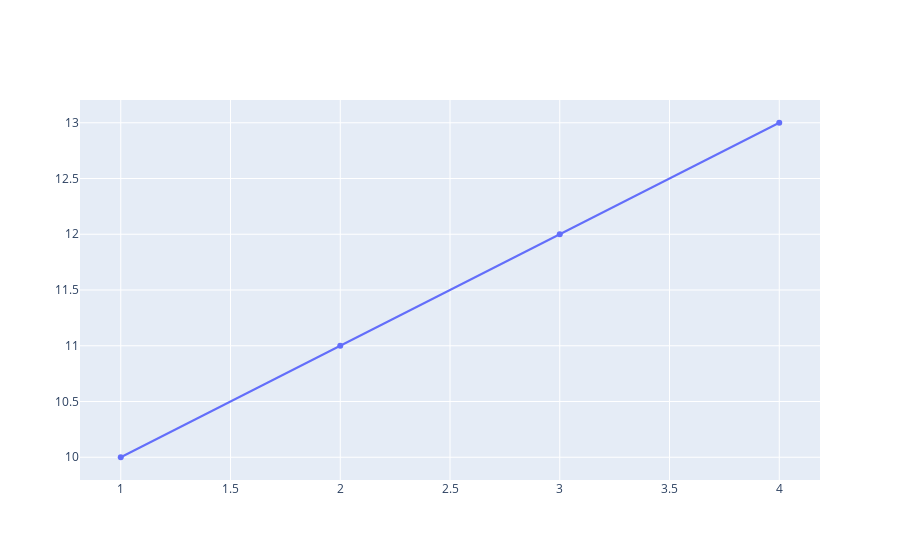

Source (notebook cell):
### Markdown cell above
### 添加轨迹 `trace`

:::{note}
在 Plotly 中，`trace` 是一个基本的绘图元素，用于描述图表中的数据和其样式。
:::

使用 `.add_trace()` 方法向 `Figure` 对象添加具体的图表，比如散点图、折线图等（可以在一张图上添加多个）。

`go.Scatter()` 表示作散点图或折线图。`x=x_data` 指定了 x 轴数据；`y=y_data` 指定了 y 轴数据；`mode='lines+markers'` 设置了 `trace` 的模式，这里设置为 `lines+markers`，表示想要在图表上同时显示线和标记；`name='My Line'` 为这条 `trace` 分配一个名称。当在一个图表中有多个 `trace` （即多组数据多组图表）时，`name` 参数方便作出图例。

### Code cell
x_data = [1, 2, 3, 4]
y_data = [10, 11, 12, 13]

fig.add_trace(go.Scatter(x=x_data, y=y_data, mode='lines+markers', name='My Line'))

### Figure 1 — Plotly figure (JSON) as saved in the notebook; plotly's stock layout.template omitted (floating-point values rounded to 4 significant figures)
{"data": [{"mode": "lines+markers", "name": "My Line", "type": "scatter", "x": [1, 2, 3, 4], "y": [10, 11, 12, 13]}], "layout": {}}
